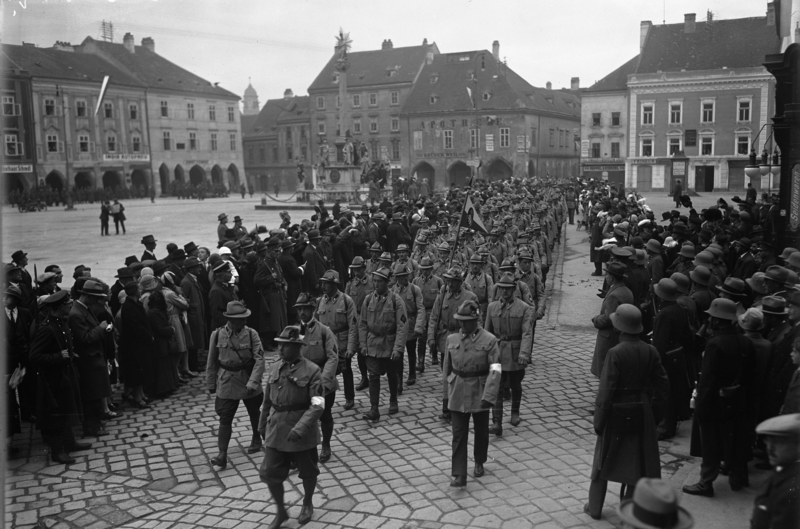
#> input picture doku/archive/photos/Bundesarchiv_Bild_102_00842A_Wiener_Neustadt_Aufmarsch_der_Heimwehren_jpg.jpg, 800 x 529 px
$ python -i design_frames_5.py   (imports and definitions only)
#> lines starting #> are read from the running program, lines starting #| are printed output that depends on the picture
#> further down, picture is the input picture: PIL image 800x529 L; min 3, max 255, mean 94.3
"""Design examples 37-42: restrained, broadcast-documentary style.

Typography: Source Serif 4 (titles), Inter (supers/lower thirds), IBM Plex Mono (data) - all SIL OFL.
Look: monochrome archive grade with gentle split tone, halation, fine grain, clean supers.
Usage: python3 design_frames_5.py <out_dir>
"""
import json
import os
import sys

import numpy as np
from PIL import Image, ImageDraw, ImageFilter, ImageFont, ImageOps

sys.path.insert(0, os.path.dirname(__file__))
from design_frames import CITIES, H, W, MapProj, load_maps
from design_frames_2 import germany_rings
from design_frames_3 import photo

ROOT = os.path.abspath(os.path.join(os.path.dirname(__file__), ".."))
FD = os.path.join(ROOT, "fonts")
GEO = os.path.join(os.environ.get("SCRATCH", "/tmp"), "dl")
X0, X1 = 72, 930
IVORY = (238, 232, 220)
MUTED = (160, 154, 144)
ACCENT = (196, 64, 48)
GOLDL = (205, 175, 120)
BG = (12, 12, 13)


# [21 lines left out: function vf, not called in this run]


def serif(size, w=600):
    return vf("SourceSerif4[opsz,wght].ttf", size, w)


def serif_i(size, w=400):
    return vf("SourceSerif4-Italic[opsz,wght].ttf", size, w)


def sans(size, w=400):
    return vf("Inter[opsz,wght].ttf", size, w)


def mono(size):
    return ImageFont.truetype(os.path.join(FD, "IBMPlexMono-Regular.ttf"), size)


# [10 lines left out: function tracked, not called in this run]


def grade(img, warm=0.6, halation=0.35, grain_amt=7, vignette=0.45, seed=0):
    """Monochrome archive grade: S-curve, split tone, halation, fine grain, vignette."""
#> called with warm = 0.6, halation = 0.35, grain_amt = 7, vignette = 0.45, seed = 0
    g = np.asarray(ImageOps.grayscale(img), np.float32) / 255
    g = 0.5 + (g - 0.5) * 1.12
    g = np.clip(g, 0, 1)
    g = g * g * (3 - 2 * g) * 0.35 + g * 0.65
    sh = np.array([14, 16, 20], np.float32)
    hi = np.array([242, 234, 218], np.float32)
    rgb = sh + (hi - sh) * g[..., None]
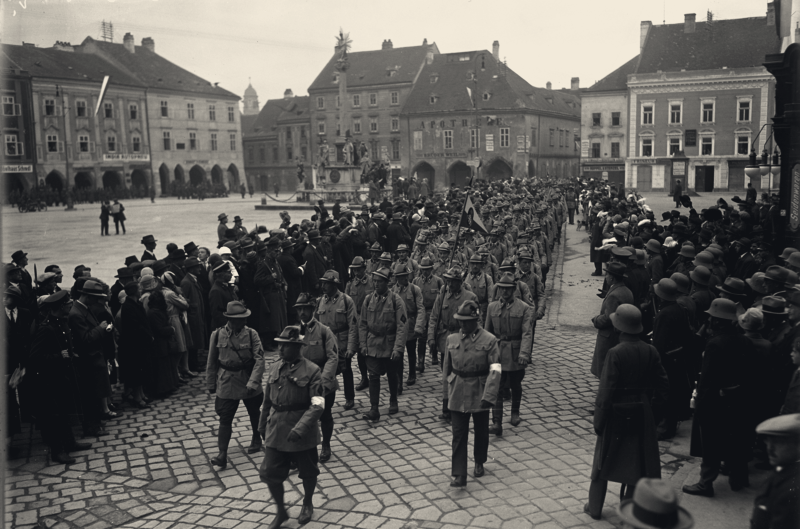
#> rgb: shape (529, 800, 3) float32; mean of channels 0, 1, 2 92.6, 91.1, 88.2; drawn as R, G, B
    lum = Image.fromarray((g * 255).astype(np.uint8))
    bright = lum.point(lambda v: max(0, v - 170) * 3).filter(ImageFilter.GaussianBlur(18))
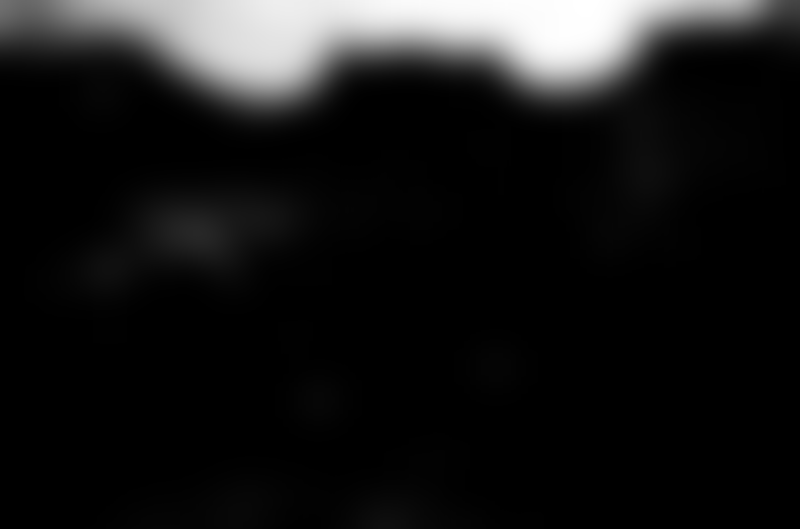
#> bright: PIL image 800x529 L; min 0, max 255, mean 24
    rgb += np.asarray(bright, np.float32)[..., None] / 255 * np.array([90, 50, 20]) * halation * warm * 2
    h, w = g.shape
#> h = 529; w = 800
    rng = np.random.default_rng(seed)
    n = rng.normal(0, 1, (h // 2 + 1, w // 2 + 1)).astype(np.float32)
    n = np.asarray(Image.fromarray(((n * 40) + 128).clip(0, 255).astype(np.uint8)).resize((w, h), Image.BILINEAR), np.float32) - 128
    rgb += n[..., None] / 40 * grain_amt
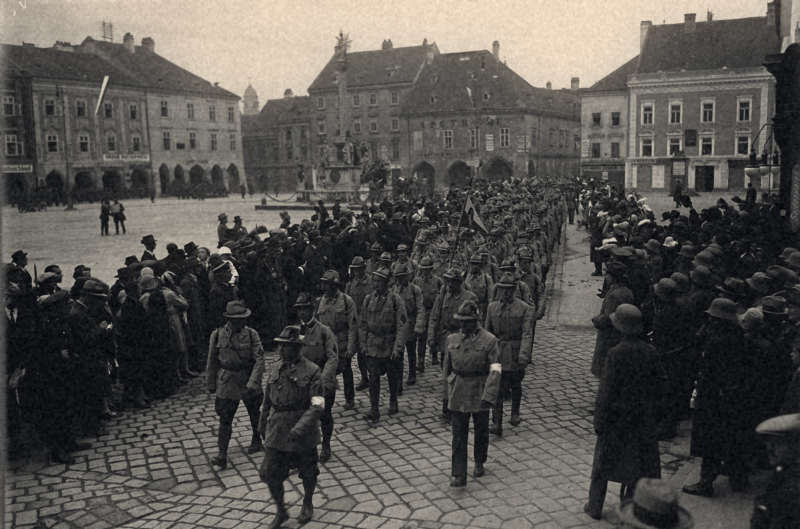
#> rgb: shape (529, 800, 3) float32; mean of channels 0, 1, 2 96, 93, 88.9; drawn with min black and max white
    yy, xx = np.mgrid[0:h, 0:w]
    dd = ((xx - w / 2) / (w * 0.7)) ** 2 + ((yy - h / 2) / (h * 0.6)) ** 2
    rgb *= np.clip(1 - vignette * dd, 0.25, 1)[..., None]
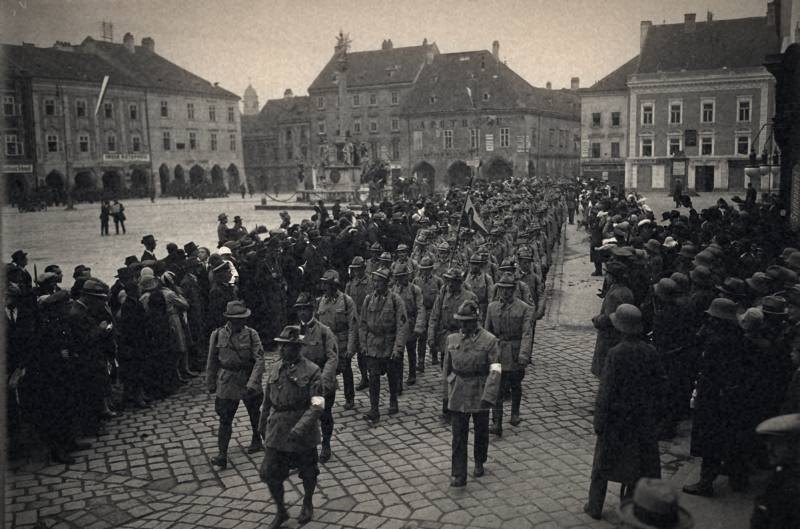
#> rgb: shape (529, 800, 3) float32; mean of channels 0, 1, 2 76.3, 74, 71; drawn with min black and max white
    return Image.fromarray(np.clip(rgb, 0, 255).astype(np.uint8))


def upscale(src, w, h, centering=(0.5, 0.5)):
    im = ImageOps.fit(src, (w, h), Image.LANCZOS, centering=centering)
    return im.filter(ImageFilter.UnsharpMask(radius=2, percent=60, threshold=2))


# [12 lines left out: functions fade, footer, not called in this run]


def sig(cred):
    return cred.replace("Photo: ", "")


# ------------------------------------------------------------------ 37 portrait + lower third
# [163 lines left out: functions d37_portrait, d38_location, d39_seats, d40_quote, d41_map, d42_chapter and 1 more, not called in this run]


# [2 lines not run here, left out]

>>> from PIL import Image
>>> picture = Image.open('../archive/photos/Bundesarchiv_Bild_102_00842A_Wiener_Neustadt_Aufmarsch_der_Heimwehren_jpg.jpg')
>>> result = grade(picture)

$ run again, on doku/archive/photos/Bundesarchiv_Bild_102_14598_Berlin_Opernplatz_B_cherverbrennung_jpg.jpg
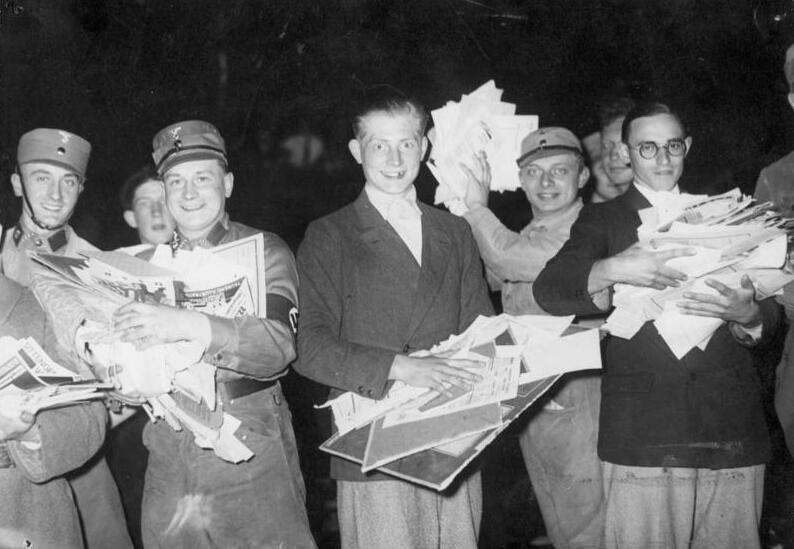
#> input picture doku/archive/photos/Bundesarchiv_Bild_102_14598_Berlin_Opernplatz_B_cherverbrennung_jpg.jpg, 794 x 549 px
#> picture is the input picture: PIL image 794x549 L; min 0, max 253, mean 105.8
#> in grade, `bright = lum.point(lambda v: max(0, v - 170) * 3).filter(ImageFilter.G..`:
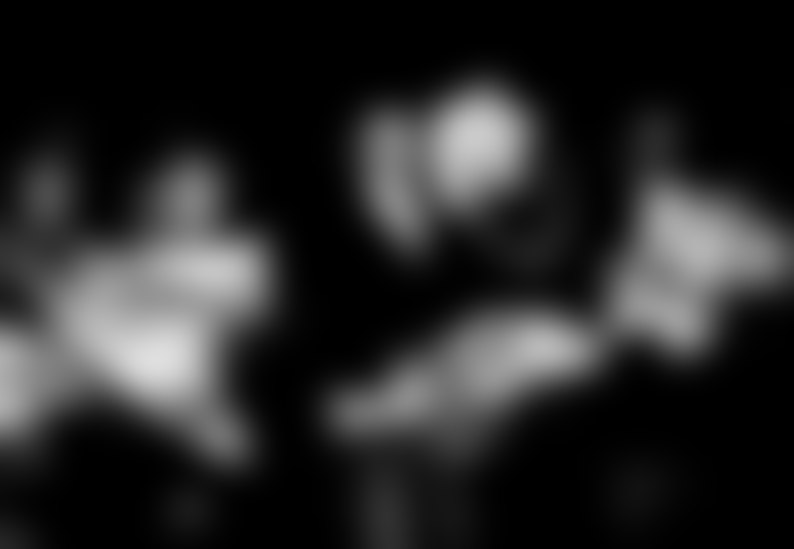
#> bright: PIL image 794x549 L; min 0, max 223, mean 40.4
#> in grade, `rgb *= np.clip(1 - vignette * dd, 0.25, 1)[..., None]`:
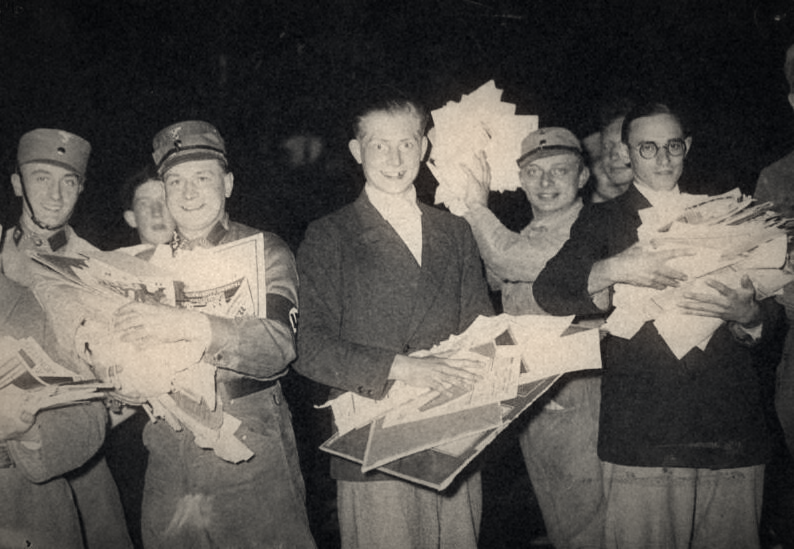
#> rgb: shape (549, 794, 3) float32; mean of channels 0, 1, 2 94.8, 90.7, 85.3; drawn with min black and max white

$ run again, on doku/archive/photos/Bundesarchiv_Bild_102_15282A_Ernst_R_hm_jpg.jpg
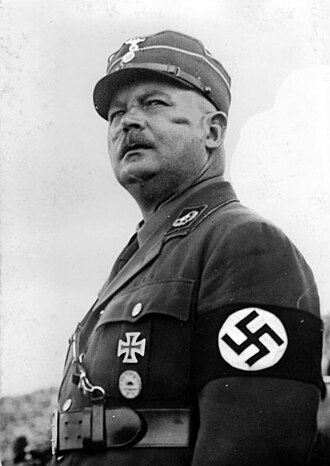
#> input picture doku/archive/photos/Bundesarchiv_Bild_102_15282A_Ernst_R_hm_jpg.jpg, 330 x 466 px
#> picture is the input picture: PIL image 330x466 L; min 0, max 255, mean 146.1
#> in grade, `bright = lum.point(lambda v: max(0, v - 170) * 3).filter(ImageFilter.G..`:
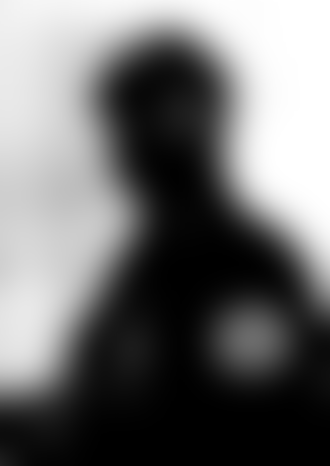
#> bright: PIL image 330x466 L; min 0, max 255, mean 111.3
#> in grade, `rgb *= np.clip(1 - vignette * dd, 0.25, 1)[..., None]`:
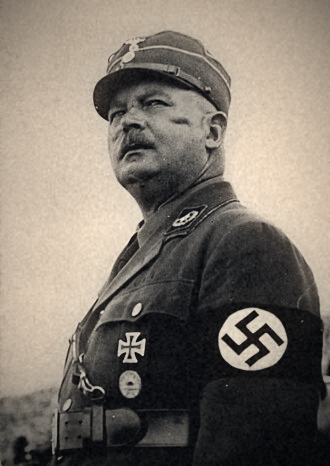
#> rgb: shape (466, 330, 3) float32; mean of channels 0, 1, 2 130.9, 122.1, 111.7; drawn with min black and max white
